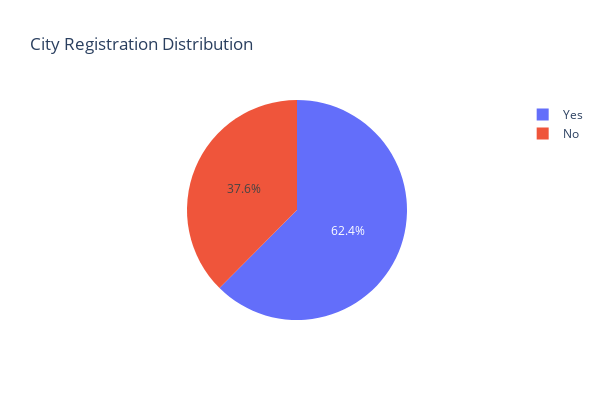

The notebook cell this image was saved under:
### Markdown cell above
##### **3.4 City Registration Distribution**

This analysis shows the City Registration Status of businesses in District 7. City registration indicates that a business is formally registered with the local government, which may be required for certain licenses, permits, or other regulatory purposes. This chart helps us understand the proportion of businesses that are officially registered with the city, giving insight into the local business compliance landscape. The pie chart categorizes businesses based on their city registration status, dividing them into registered and non-registered entities.

### Code cell
city_registered_dist = df_district7_new['city_registered'].value_counts().reset_index()
city_registered_dist.columns = ['City Registered', 'Count']

fig_city_registered = px.pie(city_registered_dist, names='City Registered', values='Count', title='City Registration Distribution')
fig_city_registered.update_layout(width=600, height=400)
fig_city_registered.show()

### Figure 1 — Plotly figure (JSON) as saved in the notebook; plotly's stock layout.template omitted (floating-point values rounded to 4 significant figures)
{"data": [{"domain": {"x": [0, 1], "y": [0, 1]}, "hovertemplate": "City Registered=%{label}<br>Count=%{value}<extra></extra>", "labels": ["Yes", "No"], "legendgroup": "", "name": "", "showlegend": true, "type": "pie", "values": [118, 71]}], "layout": {"height": 400, "legend": {"tracegroupgap": 0}, "title": {"text": "City Registration Distribution"}, "width": 600}}
